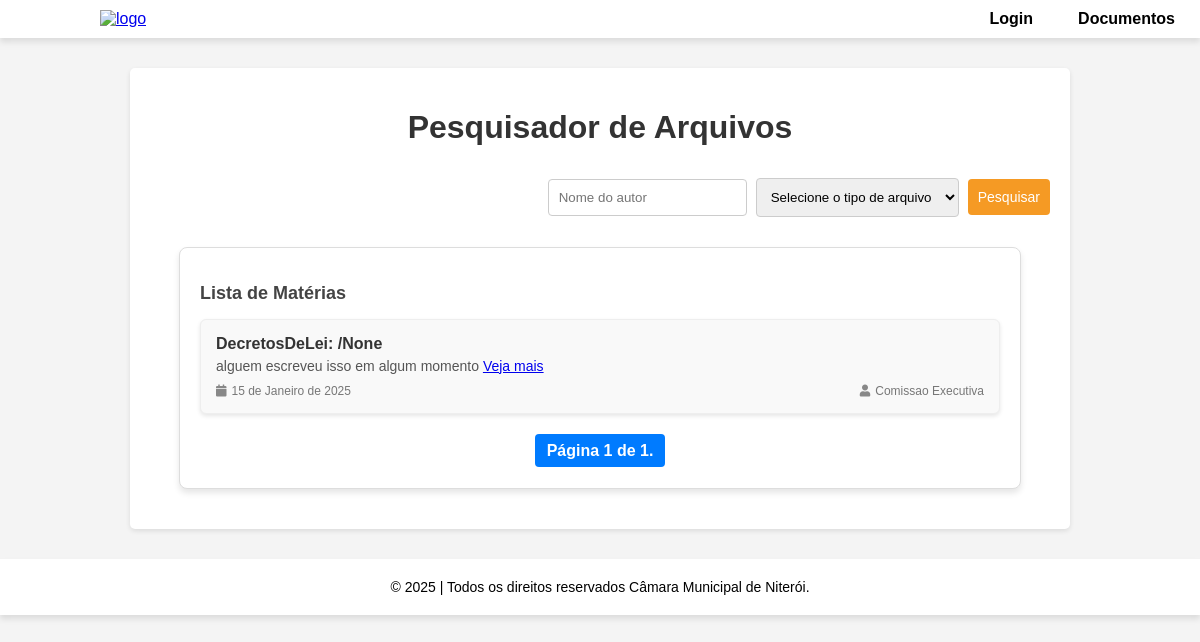
Page /?page=2 on the earlier database version.
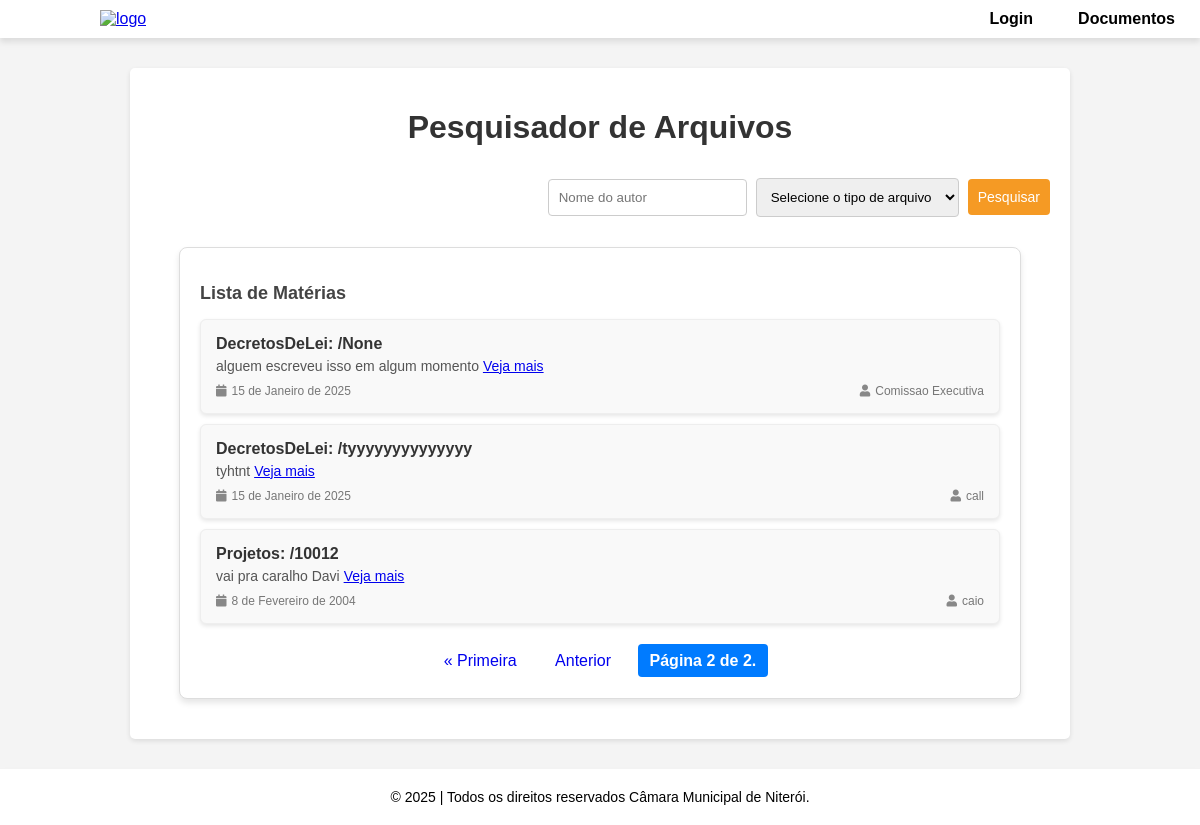
Same page on the later database version.
### docs/models.py (models this page shows, shortened)
class Docs(models.Model):#tabela documentos
    id = models.AutoField(primary_key=True)
    tipe = models.ForeignKey(Type, on_delete=models.PROTECT, related_name='type_doc')
    autor = models.CharField(max_length=200)
    date = models.DateField(blank=True, null=True)
    photo = models.FileField(upload_to='docs/', blank=True, null=True)
    description=models.CharField(max_length=200,blank=True,null=True)
    numProtocolo = models.CharField(max_length=15, blank=True, null=True)

class Type(models.Model):
    id = models.AutoField(primary_key=True)
    name = models.CharField(max_length=100)
    def __str__(self):
      return self.name

### docs/views.py (the view)
# urls.py: path('',docs_view, name='docs_list'),
def docs_view(request):
    docs_list = Docs.objects.all().order_by('tipe')
    search = request.GET.get('search', '')
    tipos = request.GET.get('tipos', '')
    if search and tipos:
        docs_list = docs_list.filter(
            Q(autor__icontains=search) & Q(tipe__name__icontains=tipos)
        )
    elif search:
        docs_list = docs_list.filter(autor__icontains=search)
    elif tipos:
        docs_list = docs_list.filter(tipe__name__icontains=tipos)
    paginator = Paginator(docs_list, 5)  # Exibe 10 itens por página
    page_number = request.GET.get('page')  # Recupera o número da página atual
    page_obj = paginator.get_page(page_number)  # Obtém os itens da página atual
    return render(
        request,
        'docs.html',
        {'page_obj': page_obj, 'search': search, 'tipos': tipos},
    )

### docs/templates/docs.html (shortened to what this page needs)
{%extends 'base.html'%}
{% block content %}
<html>
    <link href="https://cdnjs.cloudflare.com/ajax/libs/font-awesome/5.15.4/css/all.min.css" rel="stylesheet">
<head>
</head>
<body>
    <div class="search-section">
        <h1>Pesquisador de Arquivos</h1>
        <form id="searchForm" method="GET" action="{% url 'docs_list' %}">
            <input type="text" id="searchInput" name="search" placeholder="Nome do autor" value="{{ search }}">
            <select id="fileTypeSelect" name="tipos">
                <option value="none" selected disabled hidden>Selecione o tipo de arquivo</option>
            </select>
            <button type="submit"class="search-button">Pesquisar</button>
        </form>
        <div class="result" id="result">
            <h2>Lista de Matérias</h2>
            {% if page_obj %}
                {% for doc in page_obj %}
                    <div class="card">
                        <h3> {{ doc.tipe }}: {{ doc.code }}/{{ doc.numProtocolo }}
                        </h3>
                        <p>
                            {{ doc.description }}
                            <a href="{{ doc.photo.url }}" target="_blank">Veja mais</a>
                        </p>
                        <div class="info">
                            <span class="date">
                                <i class="fa fa-calendar"></i> {{ doc.date }}
                            </span>
                            <span class="author">
                                <i class="fa fa-user"></i> {{ doc.autor }}
                            </span>
                        </div>
                    </div>
                {% endfor %}
                <div class="pagination">
                    <span class="step-links">
                        {% if page_obj.has_previous %}
                            <a href="?page=1{% if search %}&search={{ search }}{% endif %}{% if tipos %}&tipos={{ tipos }}{% endif %}">&laquo; Primeira</a>
                            <a href="?page={{ page_obj.previous_page_number }}{% if search %}&search={{ search }}{% endif %}{% if tipos %}&tipos={{ tipos }}{% endif %}">Anterior</a>
                        {% endif %}
                        <span class="current">
                            Página {{ page_obj.number }} de {{ page_obj.paginator.num_pages }}.
                        </span>
                    </span>
                </div>
            {% else %}
                <p class="no-results">Nenhum arquivo encontrado.</p>
            {% endif %}
        </div>
    </div>
</body>
</html>
{% endblock %}

### app/templates/base.html (shortened to what this page needs)
{% load static %}
<!DOCTYPE html>
<html lang="pt-br">
<head>
    <link href="https://cdnjs.cloudflare.com/ajax/libs/font-awesome/5.15.4/css/all.min.css" rel="stylesheet">
</head>
<body>
    <header>
      <a a href="{% url 'docs_list' %}"> <img src="{% static 'file.png ' %}" alt="logo" style="height: 80px; width: auto;padding: 0 90px;"></a>
        <nav>
            <ul class="nav-right">
                {% if user.is_authenticated %}
                    <li>Olá, {{ user.username }}</li>
                    <li><a href="{% url 'new_doc' %}">Adicionar Documento</a></li>
                    <li><a href="{% url 'logout' %}">Sair</a></li>
                {% else %}
                    <li><a href="{% url 'login' %}">Login</a></li>
                {% endif %}
                <li><a href="{% url 'docs_list' %}">Documentos</a></li>
            </ul>
        </nav>
    </header>
    {% block content %}
    {% endblock %}
    <footer>
        <p>&copy; 2025  | Todos os direitos reservados Câmara Municipal de Niterói.</p>
    </footer>
</body>
</html>

### app/templates/base.html (style rules this page uses)
:root { --primary-color: #ffffff; --secondary-color: #ffffff; --background-color: #f4f4f4; --text-color: #333; --text-light: #777; --box-shadow: 0 4px 6px rgba(0, 0, 0, 0.1); --margem-padrao:30px }
html { height: 100%; margin: 0; padding: 0; width: 100%; }
body { font-family: Arial, sans-serif; background-color: var(--background-color); margin: 0; padding: 0; color: var(--text-color); height: 100%; margin: 0; padding: 0; width: 100%; }
header { background-color: var(--secondary-color); color: #fff; padding: 10px; display: flex; justify-content: space-between; align-items: center; box-shadow: var(--box-shadow); margin-bottom: var(--margem-padrao); }
nav { display: flex; align-items: center; }
nav ul { list-style: none; padding: 0; display: flex; gap: 15px; margin: 0; }
nav ul li { display: inline; }
nav ul li a { color: #000000; text-decoration: none; font-weight: bold; padding: 10px 15px; border-radius: 5px; transition: background 0.3s ease; }
.nav-right { display: flex; gap: 15px; }
.search-section { background: var(--primary-color); padding: 20px; border-radius: 10px; box-shadow: var(--box-shadow); max-width: 1200px; margin: 20px auto; }
h1 { text-align: center; }
form { display: flex; align-items: center; justify-content: center; gap: 10px; }
input[type="text"], select { padding: 10px; border: 1px solid #ccc; border-radius: 5px; }
button { padding: 10px 20px; background-color: var(--secondary-color); color: #fff; border: none; border-radius: 5px; cursor: pointer; font-size: 14px; transition: background 0.3s ease; }
#result { font-family: Arial, sans-serif; margin: 20px auto; max-width: 800px; border-radius: 10px; padding: 20px; background-color: #e8e4e4; box-shadow: var(--box-shadow); }
.card { border: 1px solid #eee; border-radius: 10px; padding: 15px; margin-bottom: 15px; background-color: #f9f9f9; box-shadow: var(--box-shadow); }
.card h3 { font-size: 18px; font-weight: bold; margin: 0 0 10px; }
.card p { font-size: 14px; margin: 0 0 10px; }
footer { box-sizing: border-box; width: 100%; background-color: var(--secondary-color); color: #fff; text-align: center; padding: 20px; margin-top: var(--margem-padrao); box-shadow: var(--box-shadow); }
footer p { color:#000000; margin: 0; font-size: 14px; }

### docs/templates/docs.html (style rules this page uses)
:root { --primary-color: #ffffff; --secondy-color: #f59a24; }
body { font-family: Arial, sans-serif; background-color: #f4f4f4; margin: 0; }
.search-section { background: var(--primary-color); padding: 20px; border-radius: 5px; box-shadow: 0 2px 5px rgba(0, 0, 0, 0.1); max-width: 900px; margin: auto; }
h1 { text-align: center; }
form { display: flex; align-items: center; justify-content: end; gap: 1%; }
input[type="text"], select { padding: 10px; margin: 10px 0; border: 1px solid #ccc; border-radius: 4px; }
button { padding: 10px; background-color: var(--secondy-color); color: rgb(255, 255, 255); border: none; border-radius: 4px; cursor: pointer; }
#result { font-family: Arial, sans-serif; margin: 20px auto; max-width: 800px; border: 1px solid #ddd; border-radius: 8px; padding: 20px; background-color: #fff; }
#result h2 { font-size: 18px; font-weight: bold; margin-bottom: 15px; color: #444; }
.card { border: 1px solid #eee; border-radius: 6px; padding: 15px; margin-bottom: 10px; box-shadow: 0 2px 4px rgba(0, 0, 0, 0.1); background-color: #f9f9f9; }
.card h3 { font-size: 16px; font-weight: bold; margin: 0 0 5px; color: #333; }
.card p { font-size: 14px; color: #555; margin: 0 0 10px; }
.info { font-size: 12px; color: #777; display: flex; justify-content: space-between; align-items: center; }
.info span { display: flex; align-items: center; }
.info i { margin-right: 5px; color: #888; }
.pagination { display: flex; justify-content: center; margin-top: 20px; }
.pagination a, .pagination span { margin: 0 5px; padding: 8px 12px; text-decoration: none; border-radius: 4px; }
.pagination .current { font-weight: bold; background-color: #007bff; color: white; border-color: #007bff; }

Differences in the rows shown:
added Docs: tipe "DecretosDeLei", numProtocolo "tyyyyyyyyyyyyyy", description "tyhtnt", date "15 de Janeiro de 2025", autor "call"
added Docs: tipe "Projetos", numProtocolo "10012", description "vai pra caralho Davi", date "8 de Fevereiro de 2004", autor "caio"
Other differences:
{{ page_obj.number }}: "1" → "2"
{{ page_obj.paginator.num_pages }}: "1" → "2"
text now shown: "« Primeira Anterior"
